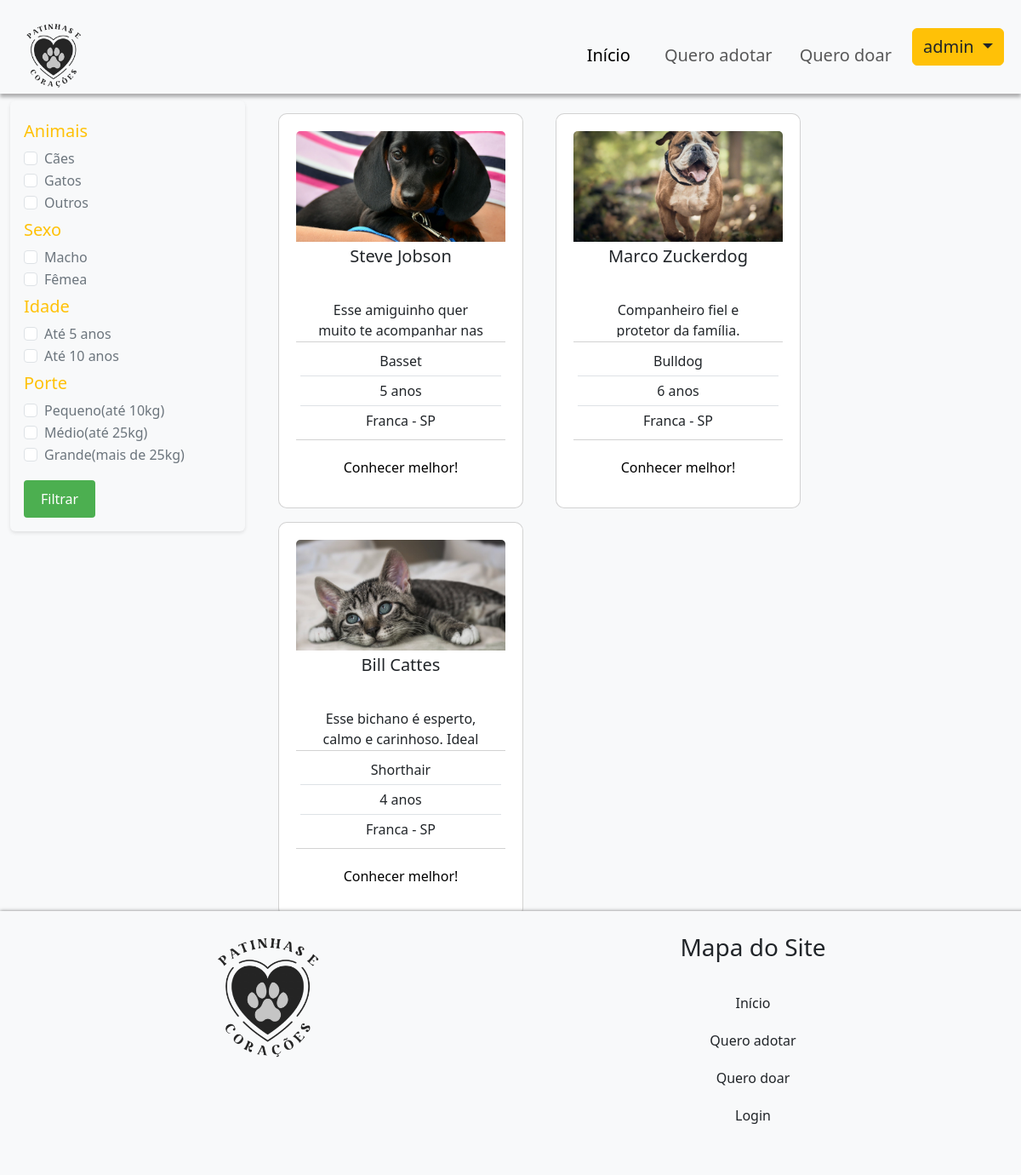
The page /pets (signed in) on the database its author committed.
### tables this page shows
CREATE TABLE `pets`  (
  `pet_id` int NOT NULL AUTO_INCREMENT,
  `pet_name` varchar(50) NOT NULL,
  `state` varchar(2) NULL,
  `city` varchar(100) NULL,
  `description` varchar(255) NOT NULL,
  `type` enum('cachorro','gato','outro') NOT NULL,
  `gender` enum('macho','femea','nao sei') NOT NULL,
  `breed` varchar(20) NULL DEFAULT NULL,
  `age` smallint NOT NULL,
  `size` enum('pequeno','medio','grande') NULL DEFAULT NULL,
  `colour` varchar(20) NULL DEFAULT NULL,
  `personality` varchar(50) NULL DEFAULT NULL,
  `special_care` varchar(100) NULL DEFAULT NULL,
  `vaccinated` boolean NULL DEFAULT NULL,
  `castrated` boolean NULL DEFAULT NULL,
  `vermifuged` boolean NULL DEFAULT NULL,
  `is_adopted` boolean NULL DEFAULT NULL,
  `created_at` timestamp NULL DEFAULT CURRENT_TIMESTAMP,
  `updated_at` timestamp NULL DEFAULT CURRENT_TIMESTAMP ON UPDATE CURRENT_TIMESTAMP,
  PRIMARY KEY (`pet_id`)
);

CREATE TABLE `pet_images`  (
  `image_id` int NOT NULL AUTO_INCREMENT,
  `pet_id` int NOT NULL COMMENT 'FK',
  `image` varchar(255) NULL,
  `created_at` timestamp NULL DEFAULT CURRENT_TIMESTAMP,
  PRIMARY KEY (`image_id`)
);

### app/controllers/Controller.php (called while the page is built, shortened)
<?php
class Controller {
    protected function view($view, $data = []) {
        extract($data);
        require __DIR__ . '/../views/' . $view . '.php';
    }
}

### app/controllers/PetController.php (called while the page is built, shortened)
<?php
class PetController extends Controller
{
    private $petModel;
    public function __construct()
    {
        $this->petModel = new PetModel();
    }
    public function index()
    {
    $filters = $_GET ?? [];
    $pets = $this->petModel->getFilteredPets($filters);
    $this->view('pets/index', ['pets' => $pets]);
    }
}

### public/index.php (called while the page is built, shortened)
<?php
require_once BASE_PATH . '/app/routes/routes.php';

### app/models/Model.php (called while the page is built, shortened)
<?php
class Model {
    public function __construct() {
        $database = new Database();
        $this->conn = $database->getConnection();
    }
}

### app/config/Database.php (called while the page is built, shortened)
<?php
class Database {
    private $host = 'database';
    private $db_name = 'patinhas';
    private $username = 'wellington';
    private $password = 'Univesp2022';
    public function getConnection() {
        $this->conn = null;
        try {
            $this->conn = new PDO("mysql:host=" . $this->host . ";dbname=" . $this->db_name, $this->username, $this->password);
            $this->conn->exec("set names utf8");
        } catch(PDOException $exception) {
            echo "Connection error: " . $exception->getMessage();
        }
        return $this->conn;
    }
}

### app/models/PetModel.php (called while the page is built, shortened)
<?php
class PetModel extends Model {
    protected $table = 'pets';
    public function getFilteredPets($filters = []) {
        $query = "SELECT * FROM " . $this->table;
        $conditions = [];
        $params = [];
        $stmt = $this->conn->prepare($query);
        $stmt->execute($params);
        $pets = $stmt->fetchAll(PDO::FETCH_ASSOC);
        foreach ($pets as &$pet) {
            $queryImages = "SELECT image FROM pet_images WHERE pet_id = :pet_id";
            $stmtImages = $this->conn->prepare($queryImages);
            $stmtImages->bindParam(':pet_id', $pet['pet_id']);
            $stmtImages->execute();
            $pet['images'] = $stmtImages->fetchAll(PDO::FETCH_ASSOC);
        }
        return $pets;
    }
}

### app/views/pets/index.php (the view)
<?php include __DIR__ . '/../include/header.php'; ?>
<div class="main-content">
    <div class="container-fluid mt-2">
        <div class="row">
            <div class="col-md-3">
                <div class="bg-light p-3 rounded" style="box-shadow: 0 2px 4px rgba(0, 0, 0, 0.1);">
                    <h1 class="fs-5 text-warning mt-2">Animais</h1>
                    <form method="get" action="/pets">
                        <div class="form-check">
                            <input class="form-check-input" type="checkbox" name="type[]" value="cachorro" id="flexCheckDog" <?= in_array('cachorro', $filters['type'] ?? []) ? 'checked' : '' ?>>
                            <label class="form-check-label text-secondary" for="flexCheckDog">Cães</label>
                        </div>
                        <div class="form-check">
                            <input class="form-check-input" type="checkbox" name="type[]" value="gato" id="flexCheckCat" <?= in_array('gato', $filters['type'] ?? []) ? 'checked' : '' ?>>
                            <label class="form-check-label text-secondary" for="flexCheckCat">Gatos</label>
                        </div>
                        <div class="form-check">
                            <input class="form-check-input" type="checkbox" name="type[]" value="outro" id="flexCheckOther" <?= in_array('outro', $filters['type'] ?? []) ? 'checked' : '' ?>>
                            <label class="form-check-label text-secondary" for="flexCheckOther">Outros</label>
                        </div>
                        <h1 class="fs-5 text-warning mt-2">Sexo</h1>
                        <div class="form-check">
                            <input class="form-check-input" type="checkbox" name="gender[]" value="macho" id="flexCheckMale" <?= in_array('macho', $filters['gender'] ?? []) ? 'checked' : '' ?>>
                            <label class="form-check-label text-secondary" for="flexCheckMale">Macho</label>
                        </div>
                        <div class="form-check">
                            <input class="form-check-input" type="checkbox" name="gender[]" value="femea" id="flexCheckFemale" <?= in_array('femea', $filters['gender'] ?? []) ? 'checked' : '' ?>>
                            <label class="form-check-label text-secondary" for="flexCheckFemale">Fêmea</label>
                        </div>
                        <h1 class="fs-5 text-warning mt-2">Idade</h1>
                        <div class="form-check">
                            <input class="form-check-input" type="checkbox" name="age[]" value="5" id="flexCheckAge5" <?= in_array('5', $filters['age'] ?? []) ? 'checked' : '' ?>>
                            <label class="form-check-label text-secondary" for="flexCheckAge5">Até 5 anos</label>
                        </div>
                        <div class="form-check">
                            <input class="form-check-input" type="checkbox" name="age[]" value="10" id="flexCheckAge10" <?= in_array('10', $filters['age'] ?? []) ? 'checked' : '' ?>>
                            <label class="form-check-label text-secondary" for="flexCheckAge10">Até 10 anos</label>
                        </div>
                        <h1 class="fs-5 text-warning mt-2">Porte</h1>
                        <div class="form-check">
                            <input class="form-check-input" type="checkbox" name="size[]" value="pequeno" id="flexCheckSmall" <?= in_array('pequeno', $filters['size'] ?? []) ? 'checked' : '' ?>>
                            <label class="form-check-label text-secondary" for="flexCheckSmall">Pequeno(até 10kg)</label>
                        </div>
                        <div class="form-check">
                            <input class="form-check-input" type="checkbox" name="size[]" value="medio" id="flexCheckMedium" <?= in_array('medio', $filters['size'] ?? []) ? 'checked' : '' ?>>
                            <label class="form-check-label text-secondary" for="flexCheckMedium">Médio(até 25kg)</label>
                        </div>
                        <div class="form-check">
                            <input class="form-check-input" type="checkbox" name="size[]" value="grande" id="flexCheckLarge" <?= in_array('grande', $filters['size'] ?? []) ? 'checked' : '' ?>>
                            <label class="form-check-label text-secondary" for="flexCheckLarge">Grande(mais de 25kg)</label>
                        </div>
                        <button type="submit" class="btn btn-warning mt-3">Filtrar</button>
                    </form>
                </div>
            </div>
            <div class="col-md-9">
                <div class="row row-cols-auto g-2 justify-content-start">
                    <?php foreach ($pets as $pet): ?>
                        <div class="col my-2">
                            <div class="card pet-card pet-card-fixed-height">
                                <a href="/pet/show/<?= htmlspecialchars($pet['pet_id']) ?>">
                                    <?php if (!empty($pet['images'])): ?>
                                        <img src="/assets/img/pets/<?= htmlspecialchars($pet['images'][0]['image']) ?>" class="card-img-top" alt="<?= htmlspecialchars($pet['pet_name']) ?>">
                                    <?php else: ?>
                                        <img src="/assets/img/pets/default-pet.png" class="card-img-top" alt="Imagem não disponível">
                                    <?php endif; ?>
                                </a>
                                <div class="card-body text-center">
                                    <h5 class="card-title text-center"><?= htmlspecialchars($pet['pet_name']) ?></h5>
                                    <p class="card-text text-center p-3"><?= htmlspecialchars($pet['description']) ?></p>
                                </div>
                                <ul class="list-group list-group-flush">
                                    <li class="list-group-item text-center"><?= htmlspecialchars($pet['breed']) ?></li>
                                    <li class="list-group-item text-center"><?= htmlspecialchars($pet['age']) ?> anos</li>
                                    <li class="list-group-item text-center"><?= htmlspecialchars($pet['city']) ?> - <?= htmlspecialchars($pet['state']) ?></li>
                                </ul>
                                <div class="card-body d-flex justify-content-center">
                                    <a href="/pet/show/<?= htmlspecialchars($pet['pet_id']) ?>" class="card-link link-body-emphasis link-offset-2 link-underline-opacity-25 link-underline-opacity-75-hover">Conhecer melhor!</a>
                                </div>
                            </div>
                        </div>
                    <?php endforeach; ?>
                </div>
            </div>
        </div>
    </div>
</div>
<?php include __DIR__ . '/../include/footer.php'; ?>

### rows shown on the page
pets: pet_images.image (picture), pet_name "Steve Jobson", description "Esse amiguinho quer muito te acompanhar nas…", breed "Basset", age "5", city "Franca", state "SP"
pets: pet_images.image (picture), pet_name "Marco Zuckerdog", description "Companheiro fiel e protetor da família.", breed "Bulldog", age "6", city "Franca", state "SP"
pets: pet_images.image (picture), pet_name "Bill Cattes", description "Esse bichano é esperto, calmo e carinhoso. Ideal…", breed "Shorthair", age "4", city "Franca", state "SP"

### other values the page prints
$_SESSION['user_login'] "admin"
